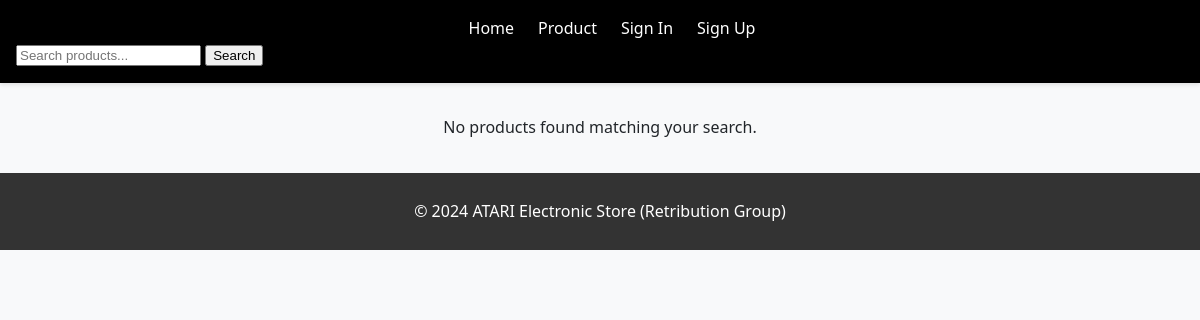
The app's page /php/product_registered.php, older data.
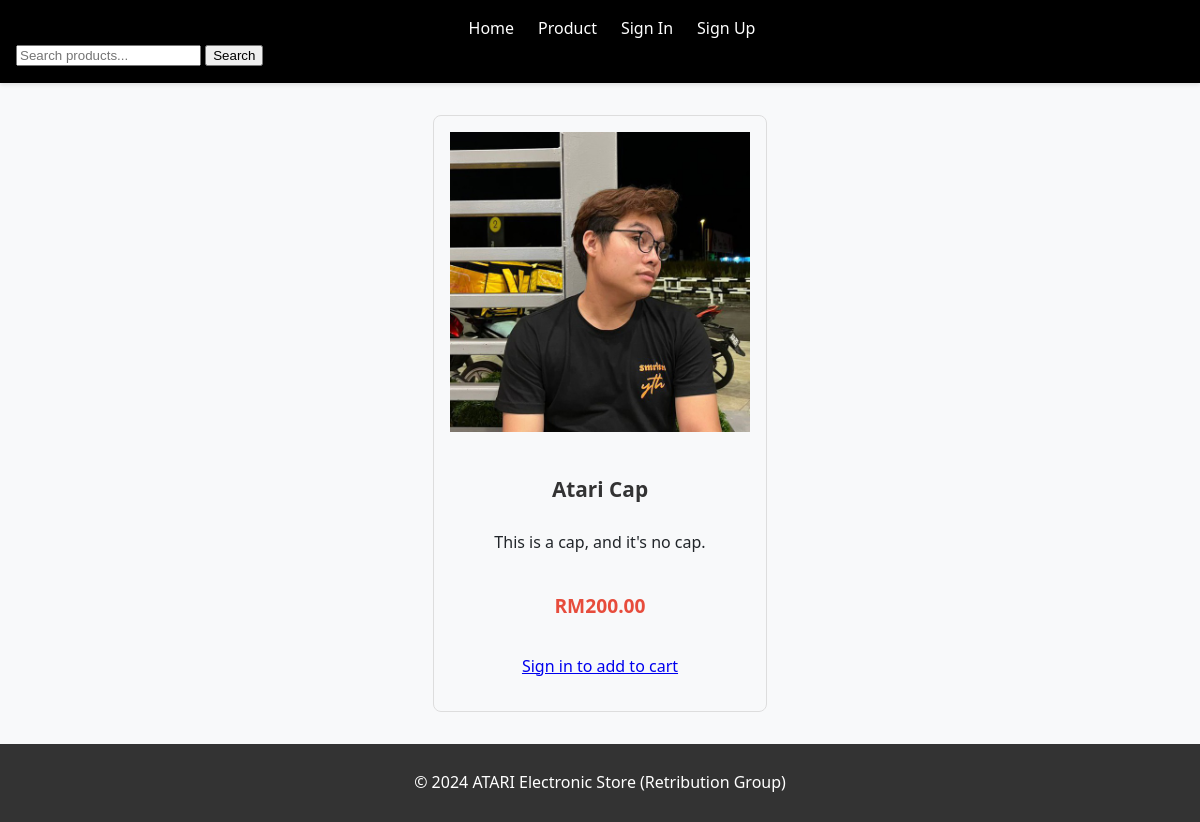
The same page, newer data.
### tables this page shows
CREATE TABLE `products` (
  `product_id` int(11) NOT NULL,
  `productName` varchar(255) NOT NULL,
  `product_img` varchar(50) NOT NULL,
  `description` text NOT NULL,
  `price` decimal(10,2) NOT NULL,
  `created_at` timestamp NOT NULL DEFAULT current_timestamp()
);

### php/product_registered.php (the view, shortened to what this page needs)
<?php
include 'db_connect.php';
$sql = "SELECT * FROM products";
$result = $conn->query($sql);
$loggedIn = isset($_SESSION['user_id']);
?>
<!DOCTYPE html>
<html lang="en">
<head>
    <link rel="stylesheet" href="/atari-github/atari-github/style/product-registered-style.css">
</head>
<body>
    <header>
        <nav>
            <ul class="nav-list">
                <li><a href="index.html">Home</a></li>
                <li><a href="product_registered.php">Product</a></li>
                <?php if ($loggedIn): ?>
                    <li><a href="view_cart.php">View Cart</a></li>
                    <li><a href="my_account.php">My Account</a></li>
                    <li><a href="logout.php">Logout</a></li>
                <?php else: ?>
                    <li><a href="sign-in.html">Sign In</a></li>
                    <li><a href="sign-up.html">Sign Up</a></li>
                <?php endif; ?>
            </ul>
            <form method="get" action="<?php echo htmlspecialchars($_SERVER["PHP_SELF"]); ?>">
                <input type="text" name="search" placeholder="Search products...">
                <button type="submit">Search</button>
            </form>
        </nav>
    </header>
    <main>
        <section class="product-carousel">
            <div class="product-card-container" id="product-container">
                <?php
                if ($result->num_rows > 0) {
                    while($row = $result->fetch_assoc()) {
                        echo '<div class="product-card" data-product-id="' . $row["product_id"] . '">';
                        echo '<div class="product-image">';
                        if (!empty($row["product_img"])) {
                            echo '<img src="' . htmlspecialchars($row["product_img"]) . '" alt="' . htmlspecialchars($row["productName"]) . '">';
                        } else {
                            echo '<img src="path/to/default/image.jpg" alt="Default Image">';
                        }
                        echo '</div>';
                        echo '<div class="product-details">';
                        echo '<h1>' . htmlspecialchars($row["productName"]) . '</h1>';
                        echo '<p class="product-description">' . htmlspecialchars($row["description"]) . '</p>';
                        echo '<p class="product-price">RM' . htmlspecialchars($row["price"]) . '</p>';
                        if ($loggedIn) {
                            echo '<button class="add-to-cart">Add to Cart</button>';
                        } else {
                            echo '<p><a href="sign-in.html">Sign in to add to cart</a></p>';
                        }
                        echo '</div>';
                        echo '</div>';
                    }
                } else {
                    echo "No products found matching your search.";
                }
                ?>
            </div>
        </section>
    </main>
    <footer>
        <p>&copy; 2024 ATARI Electronic Store (Retribution Group)</p>
    </footer>
</body>
</html>

### style/product-registered-style.css (style rules this page uses)
body { font-family: 'Segoe UI', Tahoma, Geneva, Verdana, sans-serif; margin: 0; background-color: #f8f9fa; color: #212529; line-height: 1.6; }
header { background-color: #000; padding: 1rem; box-shadow: 0 2px 4px rgba(0, 0, 0, 0.1); }
.nav-list { list-style: none; margin: 0; padding: 0; display: flex; justify-content: center; }
.nav-list li { margin-left: 1.5rem; }
.nav-list a { color: #fff; text-decoration: none; font-weight: 500; transition: color 0.3s ease; }
main { display: flex; flex-direction: column; align-items: center; padding: 2rem; }
.product-carousel { display: flex; overflow-x: auto; }
.product-card-container { display: flex; gap: 1rem; }
.product-card { border: 1px solid #ddd; padding: 1rem; border-radius: 0.5rem; text-align: center; min-width: 250px; max-width: 300px; flex: 0 0 auto; }
.product-card img { max-width: 100%; height: auto; margin-bottom: 1rem; }
.product-details { display: flex; flex-direction: column; align-items: center; }
.product-details h1 { font-size: 1.3rem; font-weight: 600; margin-bottom: 0.5rem; color: #333; }
.product-description { font-size: 1rem; line-height: 1.6; margin-bottom: 1rem; }
.product-price { font-size: 1.2rem; font-weight: bold; margin-bottom: 1rem; color: #e74c3c; }
footer { background-color: #333; color: white; text-align: center; padding: 10px 0px; width: 100%; }

Row changes from the older to the newer data that the page shows:
added products: product_img (picture), productName "Atari Cap", description "This is a cap, and it's no cap.", price "200.00"
Text that changed along with them:
text no longer shown: "No products found matching your search."
